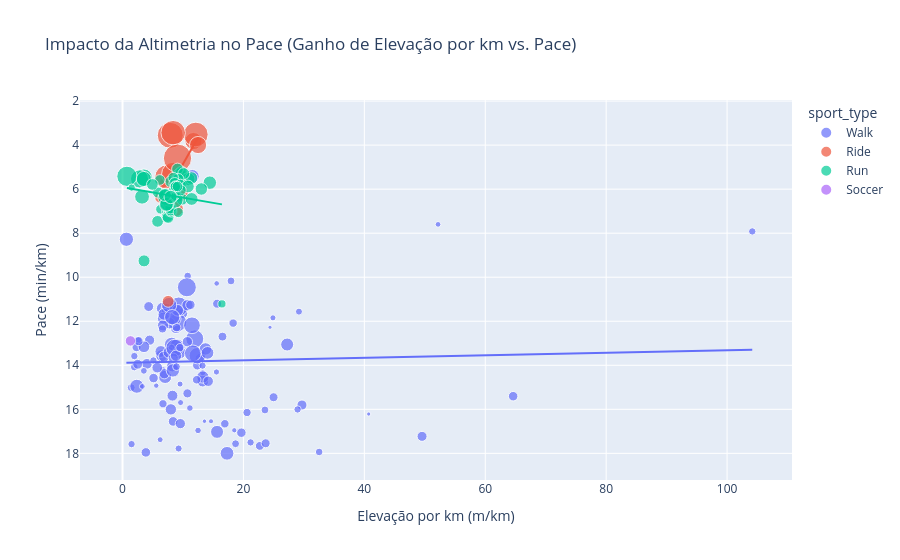

Here is the notebook cell this chart was saved with:
### Markdown cell above
---
## ⛰️ Pilar 5 — Performance vs Altimetria
> **Fisiologia**: A altimetria penaliza o pace de forma não-linear. O gráfico de densidade (streams) revela a curva real de custo energético por grau de inclinação — referência para planejamento de provas de trail e corridas de rua com relevo.

### Code cell
df_elev = df[(df['total_elevation_gain'] > 0) & df['pace_min_km'].between(3, 18)].copy()
df_elev['elev_per_km'] = df_elev['total_elevation_gain'] / df_elev['dist_km']

fig = px.scatter(
    df_elev, x='elev_per_km', y='pace_min_km',
    color='sport_type', size='dist_km', trendline='ols',
    hover_data=['name','dist_km','total_elevation_gain'],
    title='Impacto da Altimetria no Pace (Ganho de Elevação por km vs. Pace)',
    labels={'elev_per_km':'Elevação por km (m/km)','pace_min_km':'Pace (min/km)'}
)
fig.update_yaxes(autorange='reversed')
fig.show()
